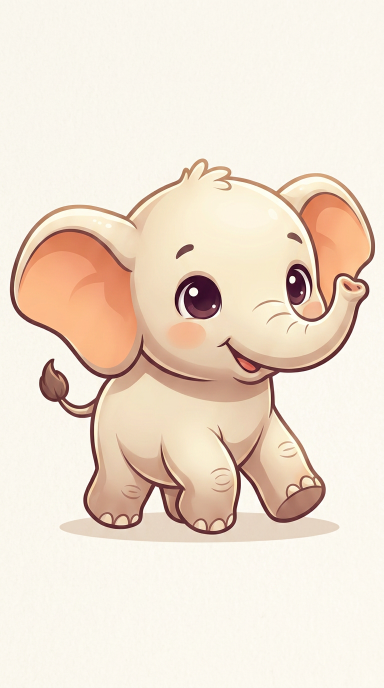
#> input picture tmp_design/Mitra_reference/Mitra/Mitra-Master.png, 768 x 1376 px, found by its file name (shown at 1/2 size)
$ python process_assets.py
#> lines starting #> are read from the running program, lines starting #| are printed output that depends on the picture
import os
from PIL import Image

def process_mitra_assets():
    source_dir = r"C:\Users\sande\OneDrive\Desktop\trufit-another\trufit-bodamma-another-copy\tmp_design\Mitra_reference\Mitra"
    target_dir = r"C:\Users\sande\OneDrive\Desktop\trufit-another\trufit-bodamma-another-copy\assets\mitra"

    os.makedirs(target_dir, exist_ok=True)

    max_size = 600

    # Specifically rename mappings for clean flutter use
    mappings = {
        'Mitra-Master.png': 'mitra_idle.png',
        'Mitra-Curious.png': 'mitra_curious.png',
        'Mitra-Walk-A.png': 'mitra_walk_a.png',
        'Mitra-Walk-b.png': 'mitra_walk_b.png',
        'Mitra-Walk-c.png': 'mitra_walk_c.png',
        'Mitra-Walk-D.png': 'mitra_walk_d.png',
        'Mitra-Sitting.png': 'mitra_sit.png',
        'Mitra-Running.png': 'mitra_run.png',
        'Mitra-Sleeping.png': 'mitra_sleep.png',
        'Mitra-Sunflower-happy.png': 'mitra_happy.png',
        'Mitra-Dancing.png': 'mitra_dance.png',
        'sunflower.png': 'sunflower_full.png'
    }

    for src_name, dst_name in mappings.items():
        src_path = os.path.join(source_dir, src_name)
        dst_path = os.path.join(target_dir, dst_name)

        if not os.path.exists(src_path):
            print(f"Skipping {src_name}, not found.")
            continue

        try:
            with Image.open(src_path) as img:
                # Maintain alpha channel
#> img is the input picture: PIL image 768x1376 RGB; mean R, G, B 239.2, 224.1, 208.7
                if img.mode in ('RGBA', 'LA') or (img.mode == 'P' and 'transparency' in img.info):
                    img = img.convert('RGBA')
                else:
                    img = img.convert('RGBA') # force rgba anyway
#> img: PIL image 768x1376 RGBA

                width, height = img.size
#> width = 768; height = 1376
                if width > max_size or height > max_size:
                    img.thumbnail((max_size, max_size), Image.Resampling.LANCZOS)
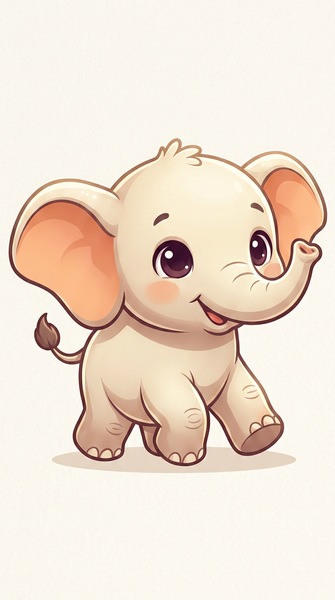
#> img: PIL image 335x600 RGBA; mean R, G, B, A 239.2, 224.1, 208.7, 255

                img.save(dst_path, "PNG", optimize=True)
                print(f"Processed {src_name} -> {dst_name} ({img.size[0]}x{img.size[1]})")
#| Processed Mitra-Master.png -> mitra_idle.png (335x600)
        except Exception as e:
            print(f"Failed {src_name}: {e}")

if __name__ == '__main__':
    process_mitra_assets()
